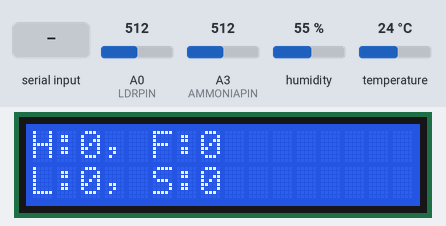
A sketch run on a simulated Arduino Uno, built with avr-gcc and run on an emulated ATmega328P. On the bench: 16×2 character LCD. The inputs (shaded band) are chosen by the test bench; at power-on: humidity 55 %, A0 (LDRPIN) = 512, A3 (AMMONIAPIN) = 512, temperature 24 °C. What the sketch prints to the serial monitor is not drawn.

Above: at 1.6 s.
1.7 s: "S" received over Serial
At 2.9 s:
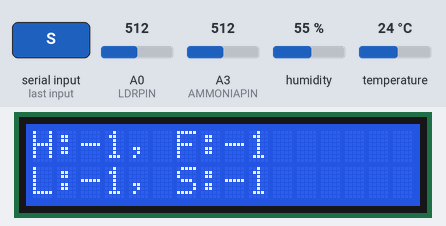
3.6 s: humidity set to 22 %
6.6 s: A0 (LDRPIN) set to 716
9.7 s: A3 (AMMONIAPIN) set to 716
12.8 s: temperature set to 12 °C
15.9 s: A0 (LDRPIN) set to 992
Timing chart, 0 to 18.9 s (numbered marks = the images above; inputs shaded):
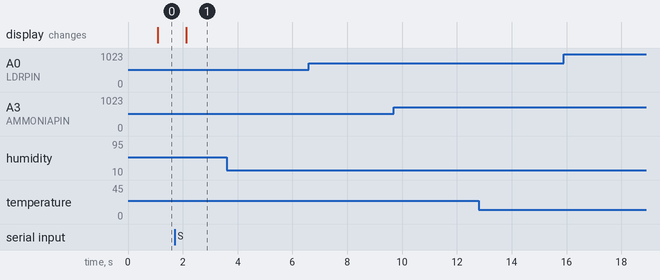

The sketch:

V1.ino
```cpp
#include <Adafruit_Sensor.h>
#include <DHT.h>
#include <DHT_U.h>
#include <LiquidCrystal.h>
#include <SoftwareSerial.h>
#include "SoftEasyTransfer.h"
SoftwareSerial mySerial(12, 13);


//create object
SoftEasyTransfer ET;


#define DHTPIN  4   // will be later changed to pin 4
#define SERVOPIN 3  //pin for servo
#define LDRPIN A0   //CONcider it for now
#define AMMONIAPIN A3 //concider for now

const int rs = 3, en = 4, d4 = 5, d5 = 6, d6 = 7, d7 = 8;
LiquidCrystal lcd(rs, en, d4, d5, d6, d7);


#define DHTTYPE           DHT11     // DHT 11

DHT_Unified dht(DHTPIN, DHTTYPE);

//struture defination area
struct sensorData
{
  int Temperature = -1;
  int Humidity = -1;
  int LDR = -1;
  int Ammonia = -1;
};

//define a structure for rashik
struct rskData
{
  int temperature = 100;
  int humidity = 99;
  int ldr = 98;
  int ammonia = -1;
  int heater = 0;
  int fan = 0;
  int lights = 0;
  int servos = -1;

};

rskData rsk1;

int dataReceived[4];
//dataReceived is an array containing
//dataReceived[0]   --->  Heater
//dataReceived[1]   --->  Fan
//dataReceived[2]   --->  Lights
//dataReceived[3]   --->  Servo


//structure declaration area
sensorData sensorVar;


void rData()
{
  //reads data from python and store it
  if(Serial.available() > 0){
    if(Serial.read() == 'S')
    {
      for (int i = 0; i< 4 ; i++)
      {
        dataReceived[i] = Serial.read();
      }
      if(Serial.read() == 'E'){
        return;
      }
    }
  }
}


void getDHTdata()
{
  // Get temperature event and print its value.
  sensors_event_t event;
  dht.temperature().getEvent(&event);
  if (isnan(event.temperature)) {
    //cannot get the temperature reading
    sensorVar.Temperature = -1;
  }
  else {
    sensorVar.Temperature = int(event.temperature);
  }

  // Get humidity event and print its value.
  dht.humidity().getEvent(&event);
  if (isnan(event.relative_humidity)) {
    //Error reading humidity
    sensorVar.Humidity = -1;
  }
  else {
    sensorVar.Humidity = int(event.relative_humidity);
  }
}

void getLDRdata()
{
  int data = analogRead(LDRPIN);
  //data manupulation here if any

  //update sensorVal
  sensorVar.LDR = data;
}


void getAmmoniadata()
{
  int data = analogRead(AMMONIAPIN);
  //data manupulation here if any

  //update sensorVal
  sensorVar.Ammonia = data;
}


void showSensorValue()
{
  Serial.print("Temperature: ");
  Serial.println(sensorVar.Temperature);
  Serial.print("Humidity: ");
  Serial.println(sensorVar.Humidity);
  Serial.print("LDR: ");
  Serial.println(sensorVar.LDR);
  Serial.print("Ammonia: ");
  Serial.println(sensorVar.Ammonia);
  Serial.println("--------------------------");

}

void showdataReceived()
{
  lcd.setCursor(0, 0);
  lcd.print("H:");
  lcd.print(dataReceived[0]);
  lcd.print(", ");
  lcd.print("F:");
  lcd.print(dataReceived[1]);

  lcd.setCursor(0, 1);
  lcd.print("L:");
  lcd.print(dataReceived[2]);
  lcd.print(", ");
  lcd.print("S:");
  lcd.print(dataReceived[3]);
}


void sendSensorData() {
  Serial.write('S');
  Serial.write((uint8_t *)&sensorVar, sizeof(sensorVar));
  Serial.write('E');
  return;
}

void sendDatatoRSK() {
  ET.sendData();
}


void constructStruct()
{
  rsk1.temperature = sensorVar.Temperature;
  rsk1.humidity = sensorVar.Humidity;
  rsk1.ldr = sensorVar.LDR;
  rsk1.ammonia = sensorVar.Ammonia;
  rsk1.heater = dataReceived[0];
  rsk1.fan = dataReceived[1];
  rsk1.lights = dataReceived[2];
  rsk1.servos = dataReceived[3];
}


void setup() {
  // put your setup code here, to run once:
  Serial.begin(9600);
  mySerial.begin(9600);

  // Initialize DHT device
  dht.begin();

  ET.begin(details(rsk1), &mySerial);

  //initilize lcd display
  lcd.begin(16, 2);
}

void loop() {
  // put your main code here, to run repeatedly:
  delay(1000);
  //get sensor data

  //get humidity and temperature
  getDHTdata();

  //get LDR value pot
  getLDRdata();

  //get ammonia sensor value pot
  getAmmoniadata();

  //display sensor datas in Serial Monitor
//  showSensorValue();


  //send the sensorVar structure to the python / pi
  sendSensorData();


  //check for any Serialdata from the python/pi/APP... if yes update the dataReceived
  rData();


  //construct a long string to send to rashik arduno
  constructStruct();


  //send all data to rashik's arduno
  sendDatatoRSK();


  //display the dataReceived in the LCD for debugging
  showdataReceived();

  //use the dataReceived to (take actions) control the appliances // heater, fan, lights


}
```

SoftEasyTransfer.cpp
```cpp
#include "SoftEasyTransfer.h"


#if ARDUINO > 22
//Captures address and size of struct
void SoftEasyTransfer::begin(uint8_t * ptr, uint8_t length, SoftwareSerial *theSerial){
	address = ptr;
	size = length;
	_serial = theSerial;

	//dynamic creation of rx parsing buffer in RAM
	rx_buffer = (uint8_t*) malloc(size);
}

#else
//Captures address and size of struct
void SoftEasyTransfer::begin(uint8_t * ptr, uint8_t length, NewSoftSerial *theSerial){
	address = ptr;
	size = length;
	_serial = theSerial;

	//dynamic creation of rx parsing buffer in RAM
	rx_buffer = (uint8_t*) malloc(size);
}

#endif

#if ARDUINO > 22
//Sends out struct in binary, with header, length info and checksum
void SoftEasyTransfer::sendData(){
  uint8_t CS = size;
  _serial->write(0x06);
  _serial->write(0x85);
  _serial->write(size);
  for(int i = 0; i<size; i++){
    CS^=*(address+i);
    _serial->write(*(address+i));
  }
  _serial->write(CS);

}
#else
//Sends out struct in binary, with header, length info and checksum
void SoftEasyTransfer::sendData(){
  uint8_t CS = size;
  _serial->print(0x06, BYTE);
  _serial->print(0x85, BYTE);
  _serial->print(size, BYTE);
  for(int i = 0; i<size; i++){
    CS^=*(address+i);
    _serial->print(*(address+i), BYTE);
  }
  _serial->print(CS, BYTE);

}
#endif

boolean SoftEasyTransfer::receiveData(){

  //start off by looking for the header bytes. If they were already found in a previous call, skip it.
  if(rx_len == 0){
  //this size check may be redundant due to the size check below, but for now I'll leave it the way it is.
    if(_serial->available() >= 3){
	//this will block until a 0x06 is found or buffer size becomes less then 3.
      while(_serial->read() != 0x06) {
		//This will trash any preamble junk in the serial buffer
		//but we need to make sure there is enough in the buffer to process while we trash the rest
		//if the buffer becomes too empty, we will escape and try again on the next call
		if(_serial->available() < 3)
			return false;
		}
      if (_serial->read() == 0x85){
        rx_len = _serial->read();
		//make sure the binary structs on both Arduinos are the same size.
        if(rx_len != size){
          rx_len = 0;
          return false;
        }
      }
    }
  }


  if(rx_len != 0){
    while(_serial->available() && rx_array_inx <= rx_len){
      rx_buffer[rx_array_inx++] = _serial->read();
    }

    if(rx_len == (rx_array_inx-1)){
      //seem to have got whole message
      //last uint8_t is CS
      calc_CS = rx_len;
      for (int i = 0; i<rx_len; i++){
        calc_CS^=rx_buffer[i];
      }

      if(calc_CS == rx_buffer[rx_array_inx-1]){//CS good
        memcpy(address,rx_buffer,size);
		rx_len = 0;
		rx_array_inx = 0;
		return true;
		}

	  else{
	  //failed checksum, need to clear this out anyway
		rx_len = 0;
		rx_array_inx = 0;
		return false;
	  }

    }
  }

  return false;
}
```

SoftEasyTransfer.h
```cpp
// (licence header left out)
#ifndef SoftEasyTransfer_h
#define SoftEasyTransfer_h


//make it a little prettier on the front end.
#define details(name) (byte*)&name,sizeof(name)

//Not neccessary, but just in case.
#if ARDUINO > 22
#include "Arduino.h"
#include <SoftwareSerial.h>
#else
#include "WProgram.h"
#include <NewSoftSerial.h>
#endif
//#include "HardwareSerial.h"


#include <math.h>
#include <stdio.h>
#include <stdint.h>
#include <avr/io.h>

class SoftEasyTransfer {
public:
//void begin(uint8_t *, uint8_t, HardwareSerial *theSerial);
#if ARDUINO > 22
void begin(uint8_t *, uint8_t, SoftwareSerial *theSerial);
#else
void begin(uint8_t *, uint8_t, NewSoftSerial *theSerial);
#endif
void sendData();
boolean receiveData();
private:
//HardwareSerial *_serial;

#if ARDUINO > 22
SoftwareSerial *_serial;
#else
NewSoftSerial *_serial;
#endif


uint8_t * address;  //address of struct
uint8_t size;       //size of struct
uint8_t * rx_buffer; //address for temporary storage and parsing buffer
uint8_t rx_array_inx;  //index for RX parsing buffer
uint8_t rx_len;		//RX packet length according to the packet
uint8_t calc_CS;	   //calculated Chacksum
};


#endif
```

Measured:
- after the input at 1.7 s, the display: changes after 0.42 s (image 1)
- after the input at 3.6 s, every drawn part: stays the same
- after the input at 6.6 s, every drawn part: stays the same
- after the input at 9.7 s, every drawn part: stays the same
- after the input at 12.8 s, every drawn part: stays the same
- after the input at 15.9 s, every drawn part: stays the same
